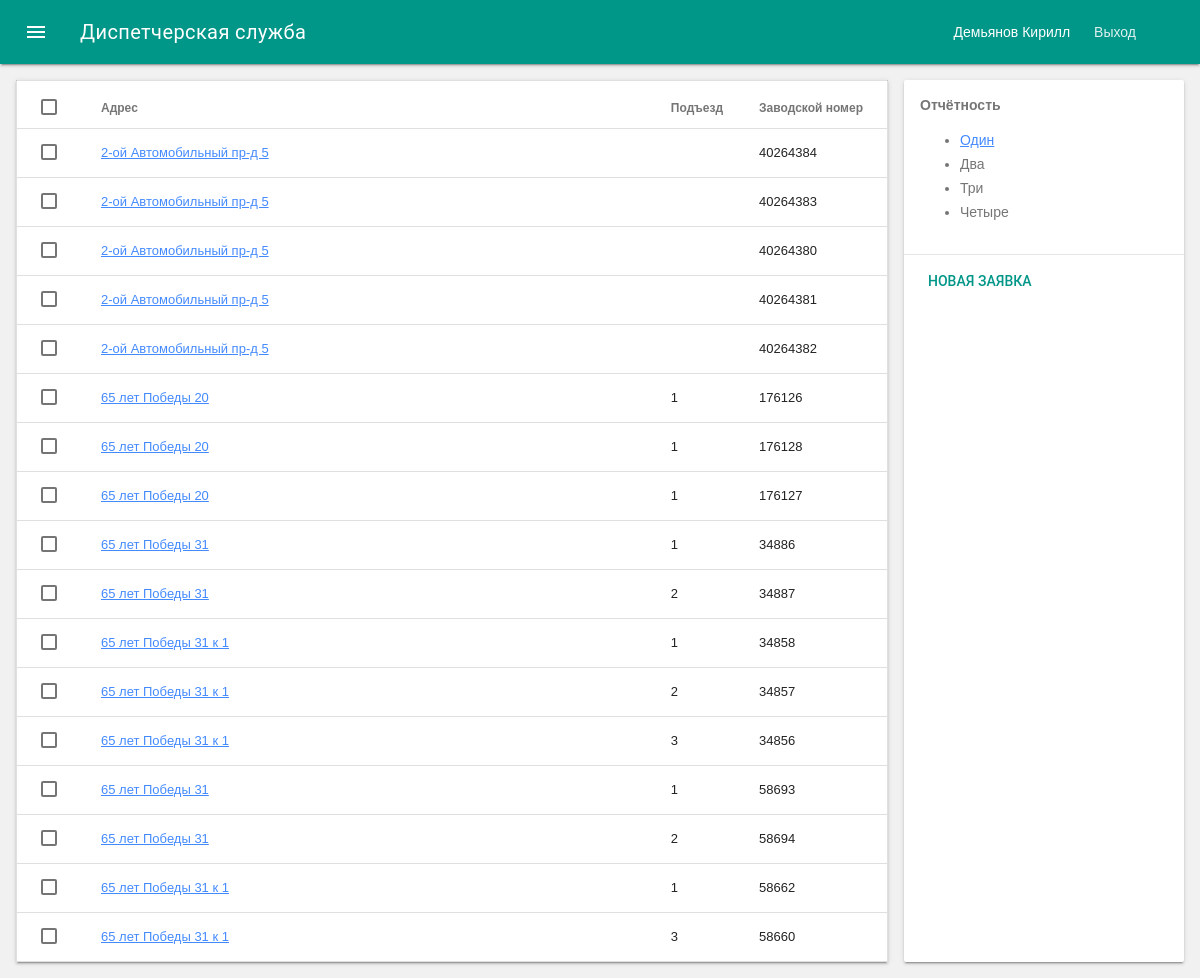
Screenshot of /desk/elevators (signed in) with the database file from the repository.
### servicedesk/models/elevator.py (models this page shows, shortened)
class Elevator(models.Model):
    MONTH_CHOICES = (
        (1, "Январь"),
        (2, "Февраль"),
        (3, "Март"),
        (4, "Апрель"),
        (5, "Май"),
        (6, "Июнь"),
        (7, "Июль"),
        (8, "Август"),
        (9, "Сентябрь"),
        (10, "Октябрь"),
        (11, "Ноябрь"),
        (12, "Декабрь"),
    )
    class Meta:
        verbose_name = 'Лифт'
        verbose_name_plural = 'Лифты'
    owner = models.ForeignKey(
        Owner
    )
    address = models.CharField(
        'Адрес',
        max_length=4000,
        null=True,
        blank=True,
    )
    street = models.CharField(
        'Улица',
        max_length=4000,
        null=True,
        blank=True,
    )
    street_id = models.CharField(
        'Кладр ID(Улицы)',
        max_length=1000,
        null=True,
        blank=True,
    )
    house = models.CharField(
        'Дом',
        max_length=1000,
        null=True,
        blank=True,
    )
    house_id = models.CharField(
        'Кладр ID(Дом)',
        max_length=1000,
        null=True,
        blank=True,
    )
    entrance = models.CharField(
        'Подъезд',
        max_length=1000,
        null=True,
        blank=True,
    )
    floors = models.CharField(
        'Этажей',
        max_length=1000,
        null=True,
        blank=True,
    )
    serial_number = models.CharField(
        'Заводской номер',
        max_length=128,
        null=True,
        blank=True,
    )
    reg_number = models.CharField(
        'Рег. номер',
        max_length=128,
        null=True,
        blank=True,
    )
    capacity = models.PositiveIntegerField(
        'Грузоподъемность',
        null=True,
        blank=True,
    )
    speed = models.PositiveIntegerField(
        'Скорость. м/с',
        null=True,
        blank=True,
    )
    year_of_manufacture = models.PositiveSmallIntegerField(
        'Год выпуска',
        default=datetime.date.today().year,
        null=True,
        blank=True,
    )
    month_of_manufacture = models.PositiveSmallIntegerField(
        'Месяц выпуска',
        default=datetime.date.today().month,
        choices=MONTH_CHOICES,
        null=True,
        blank=True,
    )
    year_of_start = models.PositiveSmallIntegerField(
        'Год запуска',
        default=datetime.date.today().year,
        null=True,
        blank=True,
    )
    month_of_start = models.PositiveSmallIntegerField(
        'Месяца запуска',
        default=datetime.date.today().month,
        choices=MONTH_CHOICES,
        null=True,
        blank=True,
    )
    name_of_manufacture = models.CharField(
        'Изготовитель',
        max_length=128,
        null=True,
        blank=True,
    )
    periodiki = models.PositiveSmallIntegerField(
        'Отметки переодики',
        choices=MONTH_CHOICES,
        null=True,
        blank=True,
    )
    month_of_inspection = models.PositiveSmallIntegerField(
        'Месяц диагностики',
        choices=MONTH_CHOICES,
        null=True,
        blank=True,
    )
    year_of_inspection = models.PositiveSmallIntegerField(
        'Год диагностики',
        null=True,
        blank=True,
    )
    payment = models.CharField(
        'Оплата',
        max_length=128,
        null=True,
        blank=True,
    )
    prorab = models.CharField(
        'Прораб',
        max_length=128,
        null=True,
        blank=True,
    )
    elmechanik = models.CharField(
        'Эл.Механик',
        max_length=128,
        null=True,
        blank=True,
    )
    make = models.CharField(
        'Марка лифта',
        max_length=128,
        null=True,
        blank=True,
    )
    st_upr = models.CharField(
        'Ст.Упр.',
        max_length=128,
        null=True,
        blank=True,
    )
    communication = models.CharField(
        'Связь',
        max_length=128,
        null=True,
        blank=True,
    )
    lifterka = models.CharField(
        'Лифтерка',
        max_length=128,
        null=True,
        blank=True,
    )
    schema = models.CharField(
        'Схема',
        max_length=128,
        null=True,
        blank=True,
    )
    kanat = models.CharField(
        'Канаты',
        max_length=128,
        null=True,
        blank=True,
    )
    kvh = models.CharField(
        'КВШ',
        max_length=128,
        null=True,
        blank=True,
    )
    reductor = models.CharField(
        'Редуктор',
        max_length=128,
        null=True,
        blank=True,
    )
    engine = models.CharField(
        'Двигатель',
        max_length=128,
        null=True,
        blank=True,
    )
    def get_absolute_url(self):
        return "elevators/%i/" % self.id

### servicedesk/views/elevator.py (the view)
# urls.py: url(r'elevators$', ElevatorListView.as_view(), name='elevators'),
class ElevatorListView(TemplateView):
    template_name = 'elevator/elevators.html'
    def get_context_data(self, **kwargs):
        context = super(ElevatorListView, self).get_context_data(**kwargs)
        context['elevators'] = Elevator.objects.all()
        return context

### servicedesk/templates/elevator/elevators.html (shortened to what this page needs)
{% extends 'layout.html' %}
{% block content %}
<div class="mdl-grid">
    <div class="mdl-cell mdl-cell--9-col">
        <table class="mdl-data-table mdl-js-data-table mdl-data-table--selectable mdl-shadow--2dp full-width">
            <thead>
                <tr>
                    <th class="mdl-data-table__cell--non-numeric full-width">Адрес</th>
                    <th class="mdl-data-table__cell--non-numeric">Подъезд</th>
                    <th class="mdl-data-table__cell--non-numeric">Заводской номер</th>
                </tr>
            </thead>
            <tbody>
            {% for elevator in elevators %}
                <tr>
                    <td class="mdl-data-table__cell--non-numeric"><a href="{{ elevator.get_absolute_url }}">{{ elevator.address }}</a></td>
                    <td class="mdl-data-table__cell--non-numeric">{{ elevator.entrance }}</td>
                    <td class="mdl-data-table__cell--non-numeric">{{ elevator.serial_number }}</td>
                </tr>
            {% endfor %}
            </tbody>
        </table>
    </div>
    <div class="mdl-cell mdl-cell--3-col mdl-card mdl-shadow--2dp">
            <div class="mdl-card__supporting-text">
                <b>Отчётность</b>
                <ul>
                    <li><a href="#">Один</a></li>
                    <li>Два</li>
                    <li>Три</li>
                    <li>Четыре</li>
                </ul>
            </div>
            <div class="mdl-card__actions mdl-card--border">
            <a class="mdl-button mdl-button--colored mdl-js-button mdl-js-ripple-effect">
            Новая заявка
            </a>
            </div>
    </div>
</div>
{% endblock %}

### templates/layout.html (shortened to what this page needs)
<!DOCTYPE html>
<html lang="en">
<head>
    {% load staticfiles %}
    <link rel="stylesheet" href="{% static 'css/material.min.css' %}">
    <link rel="stylesheet" href="{% static 'css/django_tables2/themes/paleblue/css/screen.css' %}" />
</head>
<body>
<div class="mdl-layout mdl-js-layout mdl-layout--fixed-header">
    <header class="mdl-layout__header">
        <div class="mdl-layout__header-row">
            <span class="mdl-layout-title">Диспетчерская служба</span>
            <div class="mdl-navigation">
                {% if user.is_authenticated %}
                    {{ user.last_name }} {{ user.first_name }}
                    <a class="mdl-navigation__link" href="{% url 'logout' %}">Выход</a>
                {% else %}
                    <a class="mdl-navigation__link" href="{% url 'login' %}">Вход</a>
                {% endif %}
            </div>
        </div>
    </header>
    <main class="mdl-layout__content" style="background-color: #f1f1f1">
        <div class="page-content">
            {% block content %}Упс, что-то пошло не так{% endblock %}
        </div>
    </main>
</div>
</body>
</html>

### servicedesk/templates/elevator/elevators.html (style rules this page uses)
.full-width { width: 100%; }

### rows the page displays
Elevator: address "2-ой Автомобильный пр-д 5", serial_number "40264384"
Elevator: address "2-ой Автомобильный пр-д 5", serial_number "40264383"
Elevator: address "2-ой Автомобильный пр-д 5", serial_number "40264380"
Elevator: address "2-ой Автомобильный пр-д 5", serial_number "40264381"
Elevator: address "2-ой Автомобильный пр-д 5", serial_number "40264382"
Elevator: address "65 лет Победы 20", entrance "1", serial_number "176126"
Elevator: address "65 лет Победы 20", entrance "1", serial_number "176128"
Elevator: address "65 лет Победы 20", entrance "1", serial_number "176127"
Elevator: address "65 лет Победы 31", entrance "1", serial_number "34886"
Elevator: address "65 лет Победы 31", entrance "2", serial_number "34887"
Elevator: address "65 лет Победы 31 к 1", entrance "1", serial_number "34858"
Elevator: address "65 лет Победы 31 к 1", entrance "2", serial_number "34857"
Elevator: address "65 лет Победы 31 к 1", entrance "3", serial_number "34856"
Elevator: address "65 лет Победы 31", entrance "1", serial_number "58693"
Elevator: address "65 лет Победы 31", entrance "2", serial_number "58694"
Elevator: address "65 лет Победы 31 к 1", entrance "1", serial_number "58662"
Elevator: address "65 лет Победы 31 к 1", entrance "3", serial_number "58660"

### other values shown
{{ user.last_name }} "Демьянов"
{{ user.first_name }} "Кирилл"
